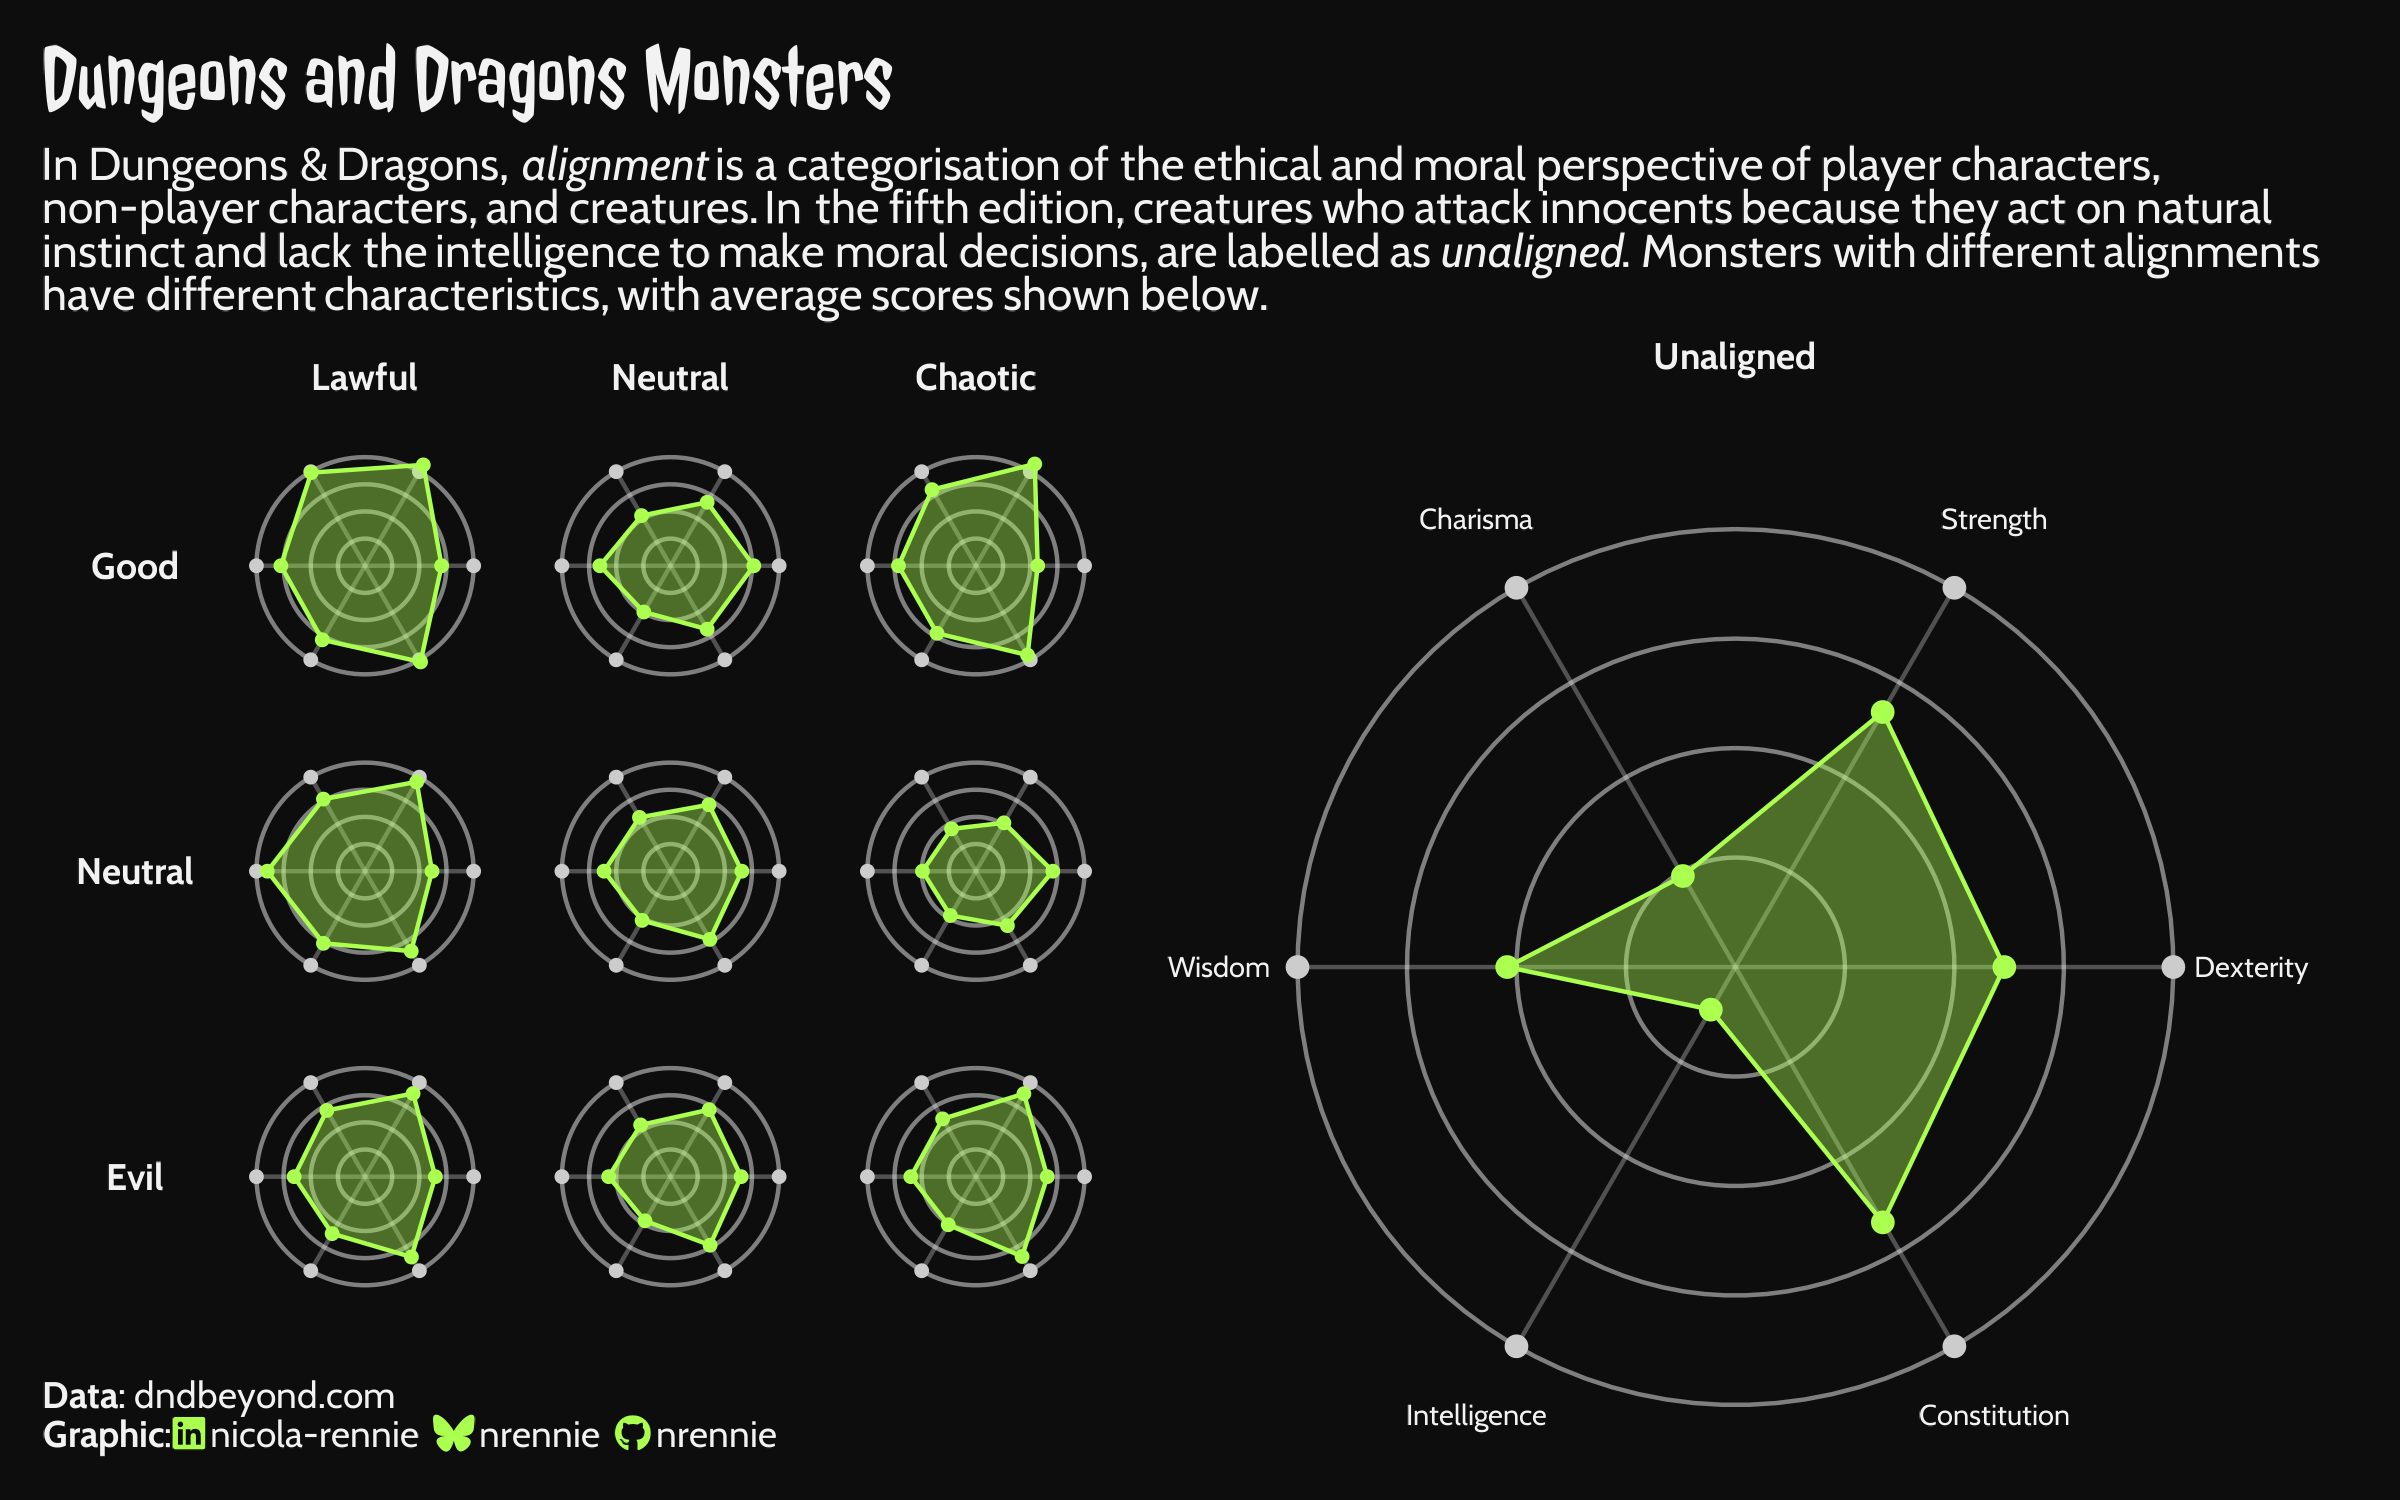

Write the R code that produced this figure.
# Load packages -----------------------------------------------------------

library(tidyverse)
library(showtext)
library(patchwork)
library(camcorder)
library(ggtext)
library(nrBrand)
library(glue)


# Load data ---------------------------------------------------------------

tuesdata <- tidytuesdayR::tt_load("2025-05-27")
monsters <- tuesdata$monsters


# Functions ---------------------------------------------------------------

# define coords
# https://stackoverflow.com/questions/36579767/add-unit-labels-to-radar-plot-and-remove-outer-ring-ggplot2-spider-web-plot-co
coord_radar <- function(theta = "x", start = 0, direction = 1) {
  theta <- match.arg(theta, c("x", "y"))
  r <- if (theta == "x") {
    "y"
  } else {
    "x"
  }

  # dirty
  rename_data <- function(coord, data) {
    if (coord$theta == "y") {
      plyr::rename(data, c("y" = "theta", "x" = "r"), warn_missing = FALSE)
    } else {
      plyr::rename(data, c("y" = "r", "x" = "theta"), warn_missing = FALSE)
    }
  }
  theta_rescale <- function(coord, x, scale_details) {
    rotate <- function(x) (x + coord$start) %% (2 * pi) * coord$direction
    rotate(scales::rescale(x, c(0, 2 * pi), scale_details$theta.range))
  }

  r_rescale <- function(coord, x, scale_details) {
    scales::rescale(x, c(0, 0.4), scale_details$r.range)
  }

  ggproto("CordRadar", CoordPolar,
    theta = theta, r = r, start = start,
    direction = sign(direction),
    is_linear = function(coord) TRUE,
    render_bg = function(self, scale_details, theme) {
      scale_details <- rename_data(self, scale_details)

      theta <- if (length(scale_details$theta.major) > 0) {
        theta_rescale(self, scale_details$theta.major, scale_details)
      }
      thetamin <- if (length(scale_details$theta.minor) > 0) {
        theta_rescale(self, scale_details$theta.minor, scale_details)
      }
      thetafine <- seq(0, 2 * pi, length.out = 100)

      rfine <- c(r_rescale(self, scale_details$r.major, scale_details))

      # This gets the proper theme element for theta and r grid lines:
      #   panel.grid.major.x or .y
      majortheta <- paste("panel.grid.major.", self$theta, sep = "")
      minortheta <- paste("panel.grid.minor.", self$theta, sep = "")
      majorr <- paste("panel.grid.major.", self$r, sep = "")

      ggplot2:::ggname("grill", grid::grobTree(
        ggplot2:::element_render(theme, "panel.background"),
        if (length(theta) > 0) {
          ggplot2:::element_render(
            theme, majortheta,
            name = "angle",
            x = c(rbind(0, 0.45 * sin(theta))) + 0.5,
            y = c(rbind(0, 0.45 * cos(theta))) + 0.5,
            id.lengths = rep(2, length(theta)),
            default.units = "native"
          )
        },
        if (length(thetamin) > 0) {
          ggplot2:::element_render(
            theme, minortheta,
            name = "angle",
            x = c(rbind(0, 0.45 * sin(thetamin))) + 0.5,
            y = c(rbind(0, 0.45 * cos(thetamin))) + 0.5,
            id.lengths = rep(2, length(thetamin)),
            default.units = "native"
          )
        },
        ggplot2:::element_render(
          theme, majorr,
          name = "radius",
          x = rep(rfine, each = length(thetafine)) * sin(thetafine) + 0.5,
          y = rep(rfine, each = length(thetafine)) * cos(thetafine) + 0.5,
          id.lengths = rep(length(thetafine), length(rfine)),
          default.units = "native"
        )
      ))
    }
  )
}


# Load fonts --------------------------------------------------------------

font_add_google("Jolly Lodger", "jolly")
font_add_google("Cabin", "cabin")
showtext_auto()
showtext_opts(dpi = 300)


# Define colours and fonts-------------------------------------------------

bg_col <- "gray5"
text_col <- "gray95"
highlight_col <- "#ABFF4F"

body_font <- "cabin"
title_font <- "jolly"


# Data wrangling ----------------------------------------------------------

plot_data <- monsters |>
  select(alignment, str, dex, con, int, wis, cha) |>
  filter(alignment != "Unaligned") |>
  mutate(alignment = if_else(
    alignment == "Neutral", "Neutral Neutral", alignment
  )) |>
  separate_wider_delim(alignment, names = c("Law", "Good"), delim = " ") |>
  mutate(
    Law = factor(Law, levels = c("Lawful", "Neutral", "Chaotic")),
    Good = factor(Good, levels = c("Good", "Neutral", "Evil")),
  ) |>
  group_by(Law, Good) |>
  summarise(
    n = n(),
    str = mean(str),
    dex = mean(dex),
    con = mean(con),
    int = mean(int),
    wis = mean(wis),
    cha = mean(cha)
  ) |>
  ungroup() |>
  pivot_longer(-c(Law, Good, n)) |>
  mutate(
    name = factor(name, levels = c(
      "str", "dex", "con", "int", "wis", "cha"
    ))
  )

legend_data <- monsters |>
  select(alignment, str, dex, con, int, wis, cha) |>
  filter(alignment == "Unaligned") |>
  summarise(
    n = n(),
    str = mean(str),
    dex = mean(dex),
    con = mean(con),
    int = mean(int),
    wis = mean(wis),
    cha = mean(cha)
  ) |>
  pivot_longer(-c(n)) |>
  mutate(alignment = "Unaligned") |>
  mutate(
    name = factor(name,
      levels = c(
        "str", "dex", "con", "int", "wis", "cha"
      ),
      labels = c(
        "Strength", "Dexterity", "Constitution",
        "Intelligence", "Wisdom", "Charisma"
      )
    )
  )


# Start recording ---------------------------------------------------------

gg_record(
  dir = file.path("2025", "2025-05-27", "recording"),
  device = "png",
  width = 8,
  height = 5,
  units = "in",
  dpi = 300
)


# Define text -------------------------------------------------------------

social <- nrBrand::social_caption(
  bg_colour = bg_col,
  icon_colour = highlight_col,
  font_colour = text_col,
  font_family = body_font,
  mastodon = NA
)
title <- "Dungeons and Dragons Monsters"
st <- "In Dungeons & Dragons, *alignment* is a categorisation of the ethical and moral perspective of player characters, non-player characters, and creatures. In the fifth edition, creatures who attack innocents because they act on natural instinct and lack the intelligence to make moral decisions, are labelled as *unaligned*. Monsters with different alignments have different characteristics, with average scores shown below."
cap <- paste0(
  "**Data**: dndbeyond.com<br>**Graphic**:", social
)


# Plot --------------------------------------------------------------------

main_plot <- ggplot(
  data = plot_data,
  mapping = aes(
    x = name,
    y = value,
    group = "1"
  )
) +
  # radar plot bg elements
  geom_line(
    data = data.frame(
      x = rep(levels(plot_data$name), 2),
      y = c(
        rep(0, length(levels(plot_data$name))),
        rep(20, length(levels(plot_data$name)))
      )
    ),
    mapping = aes(
      x = x,
      y = y,
      group = x
    ),
    colour = alpha(text_col, 0.3)
  ) +
  geom_point(
    data = data.frame(
      x = levels(plot_data$name),
      y = rep(20, length(levels(plot_data$name)))
    ),
    inherit.aes = FALSE,
    mapping = aes(
      x = x,
      y = y
    ),
    colour = "grey80",
    size = 1
  ) +
  # radar chart
  geom_polygon(
    fill = highlight_col,
    colour = highlight_col,
    alpha = 0.4
  ) +
  geom_point(colour = highlight_col, size = 1) +
  scale_y_continuous(
    limits = c(0, 22.5), expand = expansion(0, 0),
    breaks = c(0, 5, 10, 15, 20)
  ) +
  coord_radar() +
  facet_grid(
    Good ~ Law,
    switch = "y"
  ) +
  theme_minimal(base_size = 11, base_family = body_font) +
  theme(
    axis.text = element_blank(),
    axis.title = element_blank(),
    panel.grid.major.x = element_blank(),
    panel.grid.major.y = element_line(
      colour = alpha(text_col, 0.5)
    ),
    plot.margin = margin(5, 300, 5, 5),
    plot.background = element_rect(
      fill = "transparent",
      colour = "transparent"
    ),
    panel.background = element_rect(
      fill = "transparent",
      colour = "transparent"
    ),
    strip.text.y.left = element_text(
      angle = 0, face = "bold", colour = text_col
    ),
    panel.spacing = unit(0, "lines"),
    strip.text.x = element_text(
      face = "bold", colour = text_col
    )
  )
main_plot

legend_plot <- ggplot(
  data = legend_data,
  mapping = aes(
    x = name,
    y = value,
    group = "1"
  )
) +
  # radar plot bg elements
  geom_line(
    data = data.frame(
      x = rep(levels(legend_data$name), 2),
      y = c(
        rep(0, length(levels(legend_data$name))),
        rep(20, length(levels(legend_data$name)))
      )
    ),
    mapping = aes(
      x = x,
      y = y,
      group = x
    ),
    colour = alpha(text_col, 0.3)
  ) +
  geom_point(
    data = data.frame(
      x = levels(legend_data$name),
      y = rep(20, length(levels(legend_data$name)))
    ),
    inherit.aes = FALSE,
    mapping = aes(
      x = x,
      y = y
    ),
    colour = "grey80",
    size = 2
  ) +
  # radar plot
  geom_polygon(
    fill = highlight_col,
    colour = highlight_col,
    alpha = 0.4
  ) +
  geom_point(colour = highlight_col, size = 2) +
  scale_y_continuous(
    limits = c(0, 21), expand = expansion(0, 0),
    breaks = c(0, 5, 10, 15, 20)
  ) +
  coord_radar() +
  facet_wrap(
    ~alignment
  ) +
  theme_minimal(base_size = 11, base_family = body_font) +
  theme(
    axis.text.y = element_blank(),
    axis.text.x = element_text(
      colour = text_col, size = rel(0.8)
    ),
    axis.title = element_blank(),
    panel.grid.major.x = element_blank(),
    panel.grid.major.y = element_line(
      colour = alpha(text_col, 0.5)
    ),
    panel.spacing = unit(0, "lines"),
    plot.margin = margin(0, 0, 0, 0),
    plot.background = element_rect(fill = bg_col, colour = bg_col),
    panel.background = element_rect(fill = bg_col, colour = bg_col),
    strip.text = element_text(
      face = "bold", colour = text_col
    )
  )

main_plot +
  inset_element(legend_plot, 0.45, -0.2, 1, 1, clip = FALSE,
                align_to = "full") +
  plot_annotation(
    title = title,
    subtitle = st,
    caption = cap
  ) &
  theme(
    plot.title = element_textbox_simple(
      colour = text_col,
      hjust = 0,
      halign = 0,
      margin = margin(b = 5, t = 5, r = -200),
      lineheight = 0.5,
      family = title_font,
      face = "bold",
      size = rel(2),
      maxwidth = 2
    ),
    plot.subtitle = element_textbox_simple(
      colour = text_col,
      hjust = 0,
      halign = 0,
      margin = margin(b = 5, t = 5, r = -290),
      lineheight = 0.5,
      family = body_font,
      maxwidth = 2
    ),
    plot.caption = element_textbox_simple(
      colour = text_col,
      hjust = 0,
      halign = 0,
      margin = margin(b = 5, t = 5),
      lineheight = 0.5,
      family = body_font
    ),
    plot.title.position = "plot",
    plot.caption.position = "plot",
    plot.background = element_rect(fill = bg_col, colour = bg_col),
    panel.background = element_rect(fill = bg_col, colour = bg_col)
  )


# Save gif ----------------------------------------------------------------

ggsave(
  filename = file.path("2025", "2025-05-27", paste0("20250527", ".png")),
  height = 5,
  width = 8,
  bg = bg_col,
  units = "in",
  dpi = 300
)

gg_playback(
  name = file.path("2025", "2025-05-27", paste0("20250527", ".gif")),
  first_image_duration = 4,
  last_image_duration = 20,
  frame_duration = .25,
  background = bg_col
)
